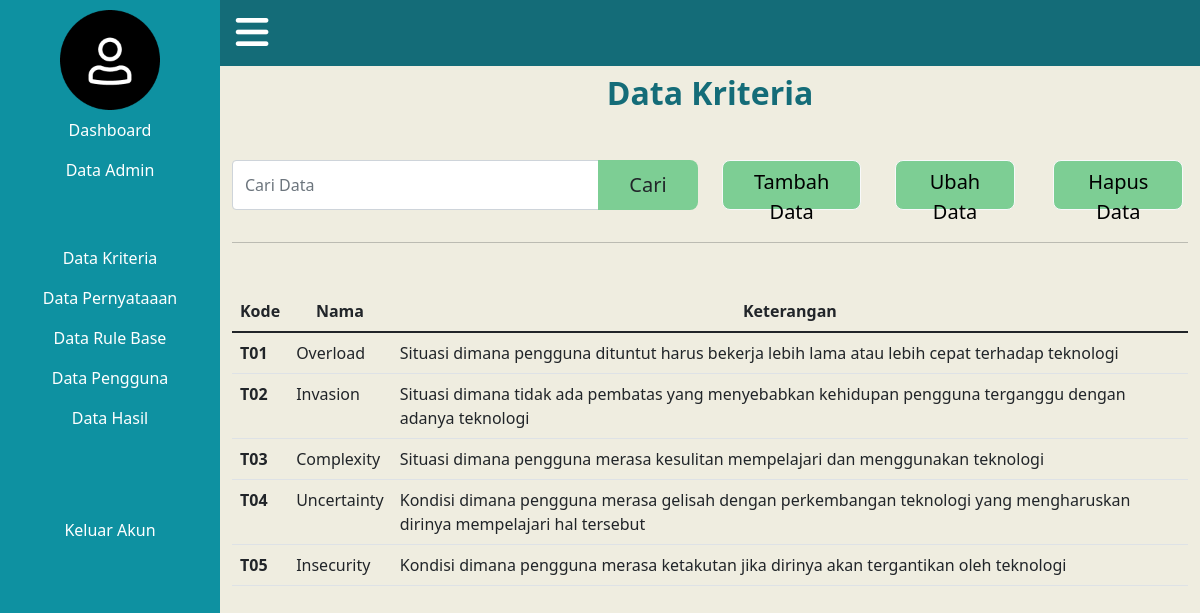
Before: /dataKriteria.php (signed in) with the older database file.
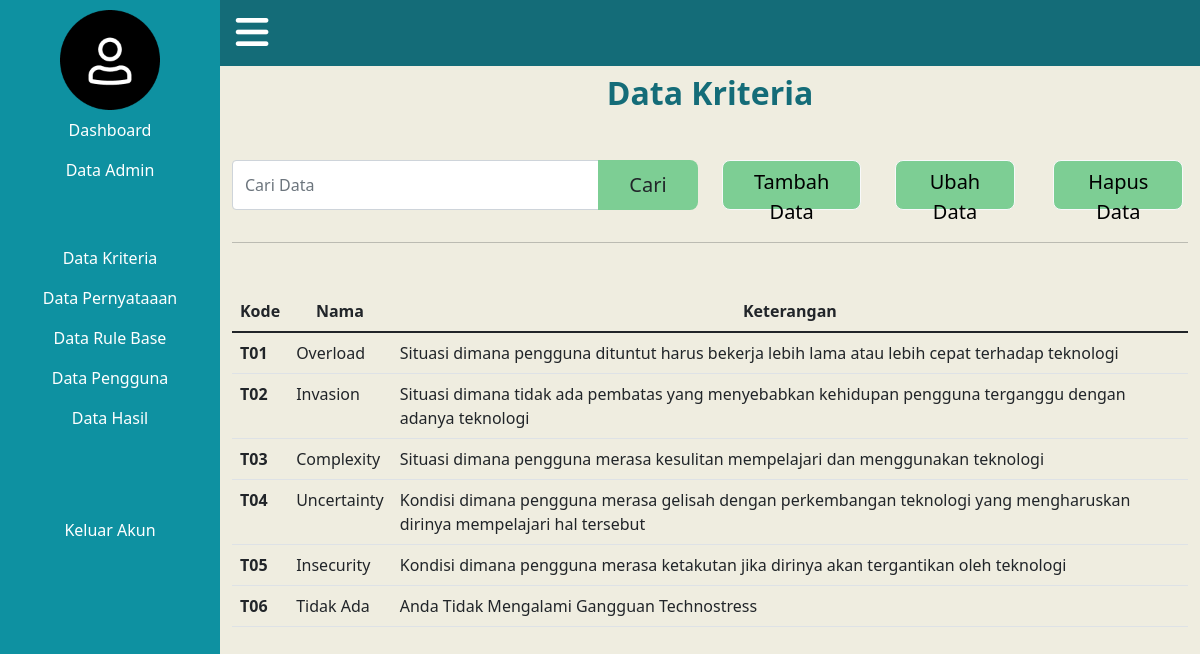
After: the same page with the newer database file.
### tables this page shows
CREATE TABLE `kriteria` (
  `kode_kriteria` varchar(8) NOT NULL,
  `nama_kriteria` varchar(20) NOT NULL,
  `keterangan` text NOT NULL
);

### inc/header.php (called while the page is built, shortened)
<?php
    include_once 'classes/Hasil.php';
    include_once 'classes/Kriteria.php';
    $kriteria = new Kriteria($db);
?>

### classes/Kriteria.php (called while the page is built, shortened)
<?php
class Kriteria{
    private $db_conn;
    public function __construct($db){
        $this->db_conn = $db;
    }
    public function showAll(){
        $query = "SELECT kode_kriteria, nama_kriteria, keterangan from kriteria ";
        $stmt = $this->db_conn->prepare($query);
        $stmt->execute();
        return $stmt;
    }
}

### dataKriteria.php (the view, shortened to what this page needs)
<!DOCTYPE html>
<?php
  include 'inc/header.php';
?>
<html lang="en">
<head>
    <link href="https://www.cssscript.com/demo/sticky.css" rel="stylesheet" type="text/css">
    <link href="https://cdn.jsdelivr.net/npm/bootstrap@5.1.3/dist/css/bootstrap.min.css" rel="stylesheet">
    <link rel="stylesheet" href="css\style.css" />
</head>
<body>
    <?php
        include 'sidebarAdmin.php';
        if(isset($_POST['cari'])){
            $data = $kriteria->search($_POST);
        }else{
            $data = $kriteria->showAll();
        }
        $num = $data->rowCount();
    ?>
    <div class="my-container active-cont">
        <nav class="navbar top-navbar navbar-light bg">
            <div class="container-fluid">
                <a class="btn border-0" id="menu-btn"><i class="fa-solid fa-bars"></i></a>
            </div>
        </nav>
        <div class="container mt-2 mb-5">
            <div class="text-center">
                <h2 class="header">Data Kriteria</h2>
            </div>
        </div>
        <div class="container mt-2 mb-5">
            <div class="row">
                <div class="col-6">
                    <form class="d-flex" method="post">
                        <div class="input-group mb-3">
                            <input type="text" class="form-control" placeholder="Cari Data" name="key">
                            <button class="btn" type="submit" name="cari" id="cari">Cari</button>
                        </div>
                    </form>
                </div>
                <div class="col-2">
                    <div class="d-flex justify-content-center">
                        <button type="button" class="btn btn-light btn-tambah" data-bs-toggle="modal" data-bs-target="#addKriteria">Tambah Data</button>
                    </div>
                </div>
                <div class="col-2">
                    <div class="d-flex justify-content-center">
                        <button type="button" class="btn btn-light btn-ubah" data-bs-toggle="modal" data-bs-target="#editKriteria">Ubah Data</button>
                    </div>
                </div>
                <div class="col-2">
                    <div class="d-flex justify-content-center">
                        <button type="button" class="btn btn-light btn-hapus" data-bs-toggle="modal" data-bs-target="#deleteKriteria">Hapus Data</button>
                    </div>
                </div>
            </div>
            <hr>
        </div>
        <div class="container">
            <?php
                if($num>=0){
            ?>
            <table class="table">
                <thead>
                    <tr class="text-center">
                        <th scope="col">Kode</th>
                        <th scope="col">Nama</th>
                        <th scope="col">Keterangan</th>
                    </tr>
                </thead>
                <tbody>
                    <?php
                        while($row=$data->fetch(PDO::FETCH_ASSOC)){
                            extract($row);
                    ?>
                    <tr>
                        <th scope="row"><?php echo $row['kode_kriteria']; ?></th>
                        <td><?php echo $row['nama_kriteria']; ?></td>
                        <td><?php echo $row['keterangan']; ?></td>
                    </tr>
                    <?php
                        }
                    ?>
                </tbody>
            </table>
            <?php
                }else{
                 echo "<h1>Data Tidak Ada</h1>";
                }
            ?>
        </div>
    </div>
</body>
</html>

Changed rows visible on the page:
added kriteria: kode_kriteria "T06", nama_kriteria "Tidak Ada", keterangan "Anda Tidak Mengalami Gangguan Technostress"
